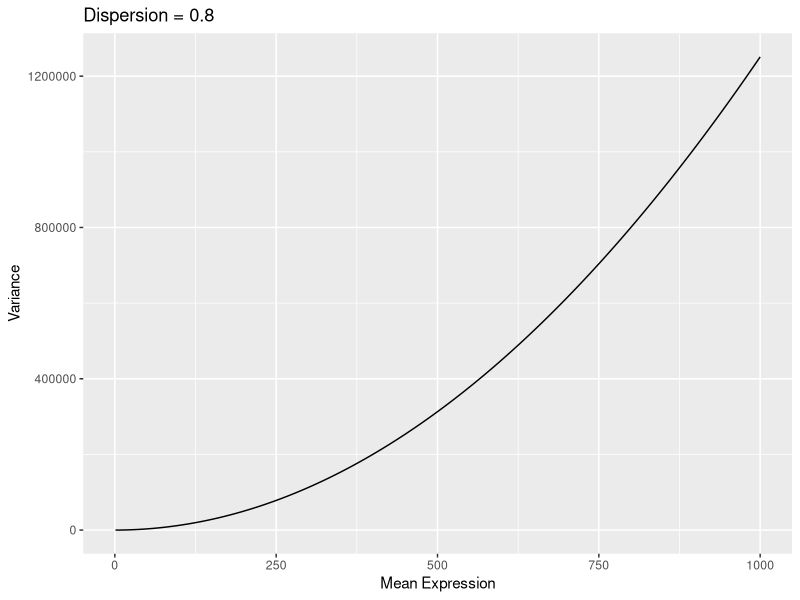
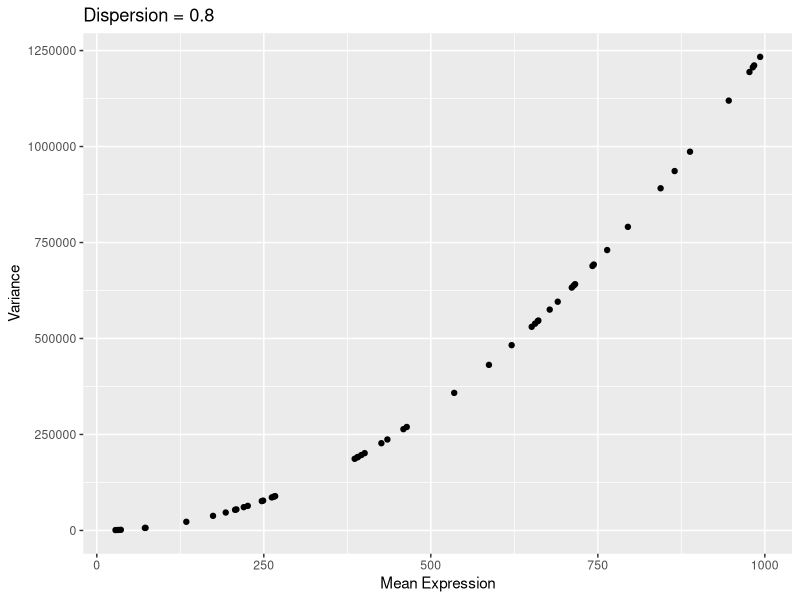
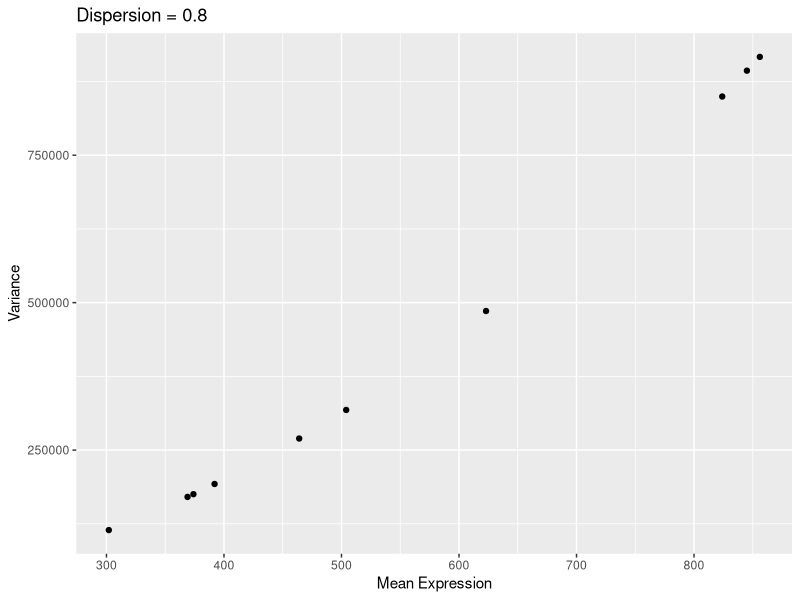
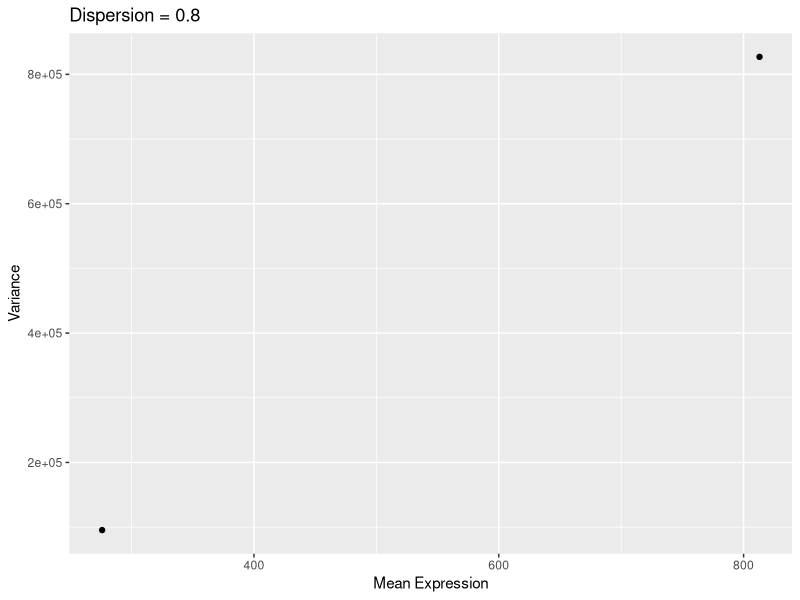

The R script that drew these images, in order:
library(tidyverse)

Dispersion <- 0.8
tibble(Mean = 1:1000) %>%
    mutate(Variance = Mean + (Mean ^ 2/ Dispersion)) %>% 
    ggplot(aes(x = Mean, y = Variance)) +
    geom_line() +
    labs(x = "Mean Expression",
         title = str_c("Dispersion = ", Dispersion))
tibble(Mean = sample(1:1000, 50)) %>%
    mutate(Variance = Mean + (Mean ^ 2/ Dispersion)) %>% 
    ggplot(aes(x = Mean, y = Variance)) +
    geom_point() +
    labs(x = "Mean Expression",
         title = str_c("Dispersion = ", Dispersion))
tibble(Mean = sample(1:1000, 10)) %>%
    mutate(Variance = Mean + (Mean ^ 2/ Dispersion)) %>% 
    ggplot(aes(x = Mean, y = Variance)) +
    geom_point() +
    labs(x = "Mean Expression",
         title = str_c("Dispersion = ", Dispersion))
tibble(Mean = sample(1:1000, 2)) %>%
    mutate(Variance = Mean + (Mean ^ 2/ Dispersion)) %>% 
    ggplot(aes(x = Mean, y = Variance)) +
    geom_point() +
    labs(x = "Mean Expression",
         title = str_c("Dispersion = ", Dispersion))

        
